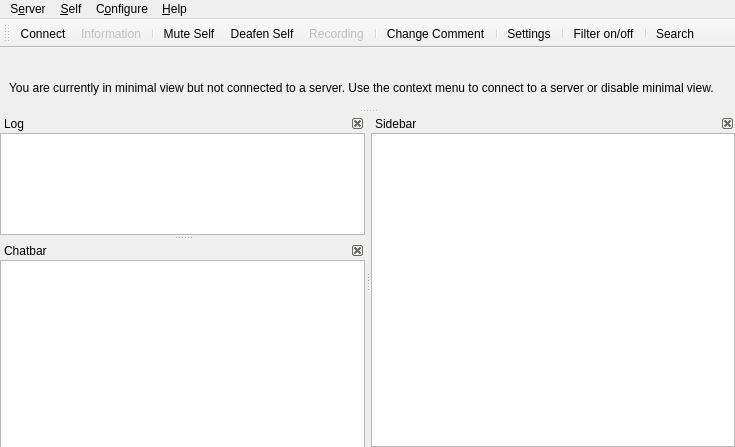
<?xml version="1.0" encoding="UTF-8"?>
<ui version="4.0">
 <class>MainWindow</class>
 <widget class="QMainWindow" name="MainWindow">
  <property name="geometry">
   <rect>
    <x>0</x>
    <y>0</y>
    <width>735</width>
    <height>435</height>
   </rect>
  </property>
  <property name="windowTitle">
   <string>Mumble</string>
  </property>
  <property name="dockOptions">
   <set>QMainWindow::AllowNestedDocks|QMainWindow::AnimatedDocks</set>
  </property>
  <property name="unifiedTitleAndToolBarOnMac">
   <bool>true</bool>
  </property>
  <widget class="UserView" name="qtvUsers">
   <property name="contextMenuPolicy">
    <enum>Qt::CustomContextMenu</enum>
   </property>
   <property name="acceptDrops">
    <bool>true</bool>
   </property>
   <property name="dragEnabled">
    <bool>true</bool>
   </property>
   <property name="rootIsDecorated">
    <bool>false</bool>
   </property>
   <property name="uniformRowHeights">
    <bool>true</bool>
   </property>
   <property name="headerHidden">
    <bool>true</bool>
   </property>
   <attribute name="headerVisible">
    <bool>false</bool>
   </attribute>
  </widget>
  <widget class="QMenuBar" name="menubar">
   <property name="geometry">
    <rect>
     <x>0</x>
     <y>0</y>
     <width>735</width>
     <height>32</height>
    </rect>
   </property>
   <widget class="QMenu" name="qmConfig">
    <property name="title">
     <string>C&amp;onfigure</string>
    </property>
    <addaction name="qaConfigDialog"/>
   </widget>
   <widget class="QMenu" name="qmHelp">
    <property name="title">
     <string>&amp;Help</string>
    </property>
    <addaction name="qaHelpWhatsThis"/>
    <addaction name="separator"/>
    <addaction name="qaHelpAbout"/>
    <addaction name="qaHelpAboutQt"/>
    <addaction name="separator"/>
    <addaction name="qaHelpVersionCheck"/>
   </widget>
   <widget class="QMenu" name="qmServer">
    <property name="title">
     <string>S&amp;erver</string>
    </property>
   </widget>
   <widget class="QMenu" name="qmSelf">
    <property name="title">
     <string>&amp;Self</string>
    </property>
    <addaction name="qaAudioMute"/>
    <addaction name="qaAudioDeaf"/>
    <addaction name="qaSelfPrioritySpeaker"/>
    <addaction name="separator"/>
    <addaction name="qaRecording"/>
    <addaction name="separator"/>
    <addaction name="qaSelfComment"/>
    <addaction name="qaServerTexture"/>
    <addaction name="qaServerTextureRemove"/>
    <addaction name="separator"/>
    <addaction name="qaSelfRegister"/>
    <addaction name="qaAudioStats"/>
   </widget>
   <addaction name="qmServer"/>
   <addaction name="qmSelf"/>
   <addaction name="qmConfig"/>
   <addaction name="qmHelp"/>
  </widget>
  <widget class="QDockWidget" name="qdwLog">
   <property name="minimumSize">
    <size>
     <width>250</width>
     <height>121</height>
    </size>
   </property>
   <property name="features">
    <set>QDockWidget::DockWidgetClosable|QDockWidget::DockWidgetMovable</set>
   </property>
   <property name="windowTitle">
    <string>Log</string>
   </property>
   <attribute name="dockWidgetArea">
    <number>1</number>
   </attribute>
   <widget class="LogTextBrowser" name="qteLog">
    <property name="contextMenuPolicy">
     <enum>Qt::CustomContextMenu</enum>
    </property>
    <property name="whatsThis">
     <string>This shows all recent activity. Connecting to servers, errors and information messages all show up here.&lt;br /&gt;To configure exactly which messages show up here, use the &lt;b&gt;Settings&lt;/b&gt; command from the menu.</string>
    </property>
    <property name="openLinks">
     <bool>false</bool>
    </property>
   </widget>
  </widget>
  <widget class="QDockWidget" name="qdwChat">
   <property name="sizePolicy">
    <sizepolicy hsizetype="Preferred" vsizetype="Preferred">
     <horstretch>0</horstretch>
     <verstretch>0</verstretch>
    </sizepolicy>
   </property>
   <property name="toolTip">
    <string/>
   </property>
   <property name="whatsThis">
    <string>This is the chatbar&lt;br /&gt;If you enter text here and then press enter the text is sent to the user or channel that was selected. If nothing is selected the message is sent to your current channel.</string>
   </property>
   <property name="features">
    <set>QDockWidget::DockWidgetClosable|QDockWidget::DockWidgetMovable</set>
   </property>
   <property name="windowTitle">
    <string>Chatbar</string>
   </property>
   <attribute name="dockWidgetArea">
    <number>1</number>
   </attribute>
   <widget class="ChatbarTextEdit" name="qteChat">
    <property name="sizePolicy">
     <sizepolicy hsizetype="Expanding" vsizetype="MinimumExpanding">
      <horstretch>0</horstretch>
      <verstretch>0</verstretch>
     </sizepolicy>
    </property>
    <property name="maximumSize">
     <size>
      <width>16777215</width>
      <height>16777215</height>
     </size>
    </property>
    <property name="acceptRichText">
     <bool>false</bool>
    </property>
   </widget>
  </widget>
  <widget class="QDockWidget" name="qdwSidebar">
    <property name="features">
      <set>QDockWidget::DockWidgetClosable|QDockWidget::DockWidgetMovable</set>
    </property>
    <property name="windowTitle">
      <string>Sidebar</string>
    </property>
   <attribute name="dockWidgetArea">
    <number>2</number>
   </attribute>
   <widget class="QTextBrowser" name="qteSidebar">
   </widget>
  </widget>
  <widget class="QToolBar" name="qtIconToolbar">
   <property name="windowTitle">
    <string>Icon Toolbar</string>
   </property>
   <attribute name="toolBarArea">
    <enum>TopToolBarArea</enum>
   </attribute>
   <attribute name="toolBarBreak">
    <bool>false</bool>
   </attribute>
   <addaction name="qaServerConnect"/>
   <addaction name="qaServerInformation"/>
   <addaction name="separator"/>
   <addaction name="qaAudioMute"/>
   <addaction name="qaAudioDeaf"/>
   <addaction name="qaRecording"/>
   <addaction name="separator"/>
   <addaction name="qaSelfComment"/>
   <addaction name="separator"/>
   <addaction name="qaConfigDialog"/>
   <addaction name="separator"/>
   <addaction name="qaFilterToggle"/>
   <addaction name="separator"/>
   <addaction name="qaSearch"/>
  </widget>
  <widget class="QDockWidget" name="qdwMinimalViewNote">
   <property name="sizePolicy">
    <sizepolicy hsizetype="Expanding" vsizetype="Fixed">
     <horstretch>0</horstretch>
     <verstretch>0</verstretch>
    </sizepolicy>
   </property>
   <property name="floating">
    <bool>false</bool>
   </property>
   <property name="features">
    <set>QDockWidget::NoDockWidgetFeatures</set>
   </property>
   <property name="allowedAreas">
    <set>Qt::AllDockWidgetAreas</set>
   </property>
   <attribute name="dockWidgetArea">
    <number>4</number>
   </attribute>
   <widget class="QWidget" name="dockWidgetContents">
    <layout class="QHBoxLayout" name="horizontalLayout">
     <property name="spacing">
      <number>0</number>
     </property>
     <property name="topMargin">
      <number>0</number>
     </property>
     <property name="bottomMargin">
      <number>0</number>
     </property>
     <item>
      <widget class="QLabel" name="label">
       <property name="sizePolicy">
        <sizepolicy hsizetype="Expanding" vsizetype="Fixed">
         <horstretch>0</horstretch>
         <verstretch>0</verstretch>
        </sizepolicy>
       </property>
       <property name="text">
        <string>You are currently in minimal view but not connected to a server. Use the context menu to connect to a server or disable minimal view.</string>
       </property>
       <property name="wordWrap">
        <bool>true</bool>
       </property>
      </widget>
     </item>
    </layout>
   </widget>
  </widget>
  <action name="qaQuit">
   <property name="text">
    <string>&amp;Quit Mumble</string>
   </property>
   <property name="toolTip">
    <string>Closes the program</string>
   </property>
   <property name="whatsThis">
    <string>Exits the application.</string>
   </property>
   <property name="shortcut">
    <string>Ctrl+Q</string>
   </property>
  </action>
  <action name="qaHide">
   <property name="text">
    <string>&amp;Hide Mumble</string>
   </property>
   <property name="toolTip">
    <string>Hides the main Mumble window.</string>
   </property>
   <property name="whatsThis">
    <string>Hides the main Mumble window. Restore by clicking on the tray icon or starting Mumble again.</string>
   </property>
  </action>
  <action name="qaServerConnect">
   <property name="icon">
    <iconset>
     <normaloff>skin:categories/applications-internet.svg</normaloff>skin:categories/applications-internet.svg</iconset>
   </property>
   <property name="text">
    <string>&amp;Connect...</string>
   </property>
   <property name="toolTip">
    <string>Open the server connection dialog</string>
   </property>
   <property name="whatsThis">
    <string>Shows a dialog of registered servers, and also allows quick-connect.</string>
   </property>
   <property name="iconVisibleInMenu">
    <bool>true</bool>
   </property>
  </action>
  <action name="qaServerDisconnect">
   <property name="enabled">
    <bool>false</bool>
   </property>
   <property name="text">
    <string>&amp;Disconnect</string>
   </property>
   <property name="toolTip">
    <string>Disconnect from server</string>
   </property>
   <property name="whatsThis">
    <string>Disconnects you from the server.</string>
   </property>
  </action>
  <action name="qaServerBanList">
   <property name="enabled">
    <bool>false</bool>
   </property>
   <property name="text">
    <string>&amp;Ban list...</string>
   </property>
   <property name="toolTip">
    <string>Edit ban list on server</string>
   </property>
   <property name="whatsThis">
    <string>This lets you edit the server-side IP ban list.</string>
   </property>
  </action>
  <action name="qaServerInformation">
   <property name="enabled">
    <bool>false</bool>
   </property>
   <property name="icon">
    <iconset>
     <normaloff>skin:Information_icon.svg</normaloff>skin:Information_icon.svg</iconset>
   </property>
   <property name="text">
    <string>&amp;Information...</string>
   </property>
   <property name="toolTip">
    <string>Show information about the server connection</string>
   </property>
   <property name="whatsThis">
    <string>This will show extended information about the connection to the server.</string>
   </property>
   <property name="iconVisibleInMenu">
    <bool>true</bool>
   </property>
  </action>
  <action name="qaUserKick">
   <property name="text">
    <string>&amp;Kick...</string>
   </property>
   <property name="toolTip">
    <string>Kick user (with reason)</string>
   </property>
   <property name="whatsThis">
    <string>Kick selected user off server. You'll be asked to specify a reason.</string>
   </property>
  </action>
  <action name="qaUserMute">
   <property name="checkable">
    <bool>true</bool>
   </property>
   <property name="text">
    <string>&amp;Mute</string>
   </property>
   <property name="toolTip">
    <string>Mute user</string>
   </property>
   <property name="whatsThis">
    <string>Mute or unmute user on server. Unmuting a deafened user will also undeafen them.</string>
   </property>
  </action>
  <action name="qaUserBan">
   <property name="text">
    <string>&amp;Ban...</string>
   </property>
   <property name="toolTip">
    <string>Kick and ban user (with reason)</string>
   </property>
   <property name="whatsThis">
    <string>Kick and ban selected user from server. You'll be asked to specify a reason.</string>
   </property>
  </action>
  <action name="qaUserDeaf">
   <property name="checkable">
    <bool>true</bool>
   </property>
   <property name="text">
    <string>&amp;Deafen</string>
   </property>
   <property name="toolTip">
    <string>Deafen user</string>
   </property>
   <property name="whatsThis">
    <string>Deafen or undeafen user on server. Deafening a user will also mute them.</string>
   </property>
  </action>
  <action name="qaUserLocalIgnore">
   <property name="checkable">
    <bool>true</bool>
   </property>
   <property name="text">
    <string>Ignore Messages</string>
   </property>
   <property name="toolTip">
    <string>Locally ignore user's text chat messages.</string>
   </property>
   <property name="whatsThis">
    <string>Silently drops all text messages from the user.</string>
   </property>
  </action>
  <action name="qaUserLocalMute">
   <property name="checkable">
    <bool>true</bool>
   </property>
   <property name="text">
    <string>&amp;Local Mute</string>
   </property>
   <property name="toolTip">
    <string>Mute user locally</string>
   </property>
   <property name="whatsThis">
    <string>Mute or unmute user locally. Use this on other users in the same room.</string>
   </property>
  </action>
  <action name="qaUserTextMessage">
   <property name="text">
    <string>Send &amp;Message...</string>
   </property>
   <property name="toolTip">
    <string>Send a Text Message</string>
   </property>
   <property name="whatsThis">
    <string>Sends a text message to another user.</string>
   </property>
  </action>
  <action name="qaUserLocalNickname">
   <property name="text">
    <string>&amp;Set Nickname...</string>
   </property>
   <property name="toolTip">
    <string>Set a local nickname</string>
   </property>
   <property name="whatsThis">
    <string>Sets a local nickname for another user.</string>
   </property>
  </action>
  <action name="qaChannelAdd">
   <property name="text">
    <string>&amp;Add...</string>
   </property>
   <property name="toolTip">
    <string>Add new channel</string>
   </property>
   <property name="whatsThis">
    <string>This adds a new sub-channel to the currently selected channel.</string>
   </property>
  </action>
  <action name="qaChannelRemove">
   <property name="text">
    <string>&amp;Remove...</string>
   </property>
   <property name="toolTip">
    <string>Remove channel</string>
   </property>
   <property name="whatsThis">
    <string>This removes a channel and all sub-channels.</string>
   </property>
  </action>
  <action name="qaChannelACL">
   <property name="text">
    <string>&amp;Edit...</string>
   </property>
   <property name="toolTip">
    <string>Edit Groups and ACL for channel</string>
   </property>
   <property name="whatsThis">
    <string>This opens the Group and ACL dialog for the channel, to control permissions.</string>
   </property>
  </action>
  <action name="qaChannelLink">
   <property name="text">
    <string>&amp;Link</string>
   </property>
   <property name="toolTip">
    <string>Link your channel to another channel</string>
   </property>
   <property name="whatsThis">
    <string>This links your current channel to the selected channel. If users in a channel have permission to speak in the other channel, users can now hear each other. This is a permanent link, and will last until manually unlinked or the server is restarted. Please see the shortcuts for push-to-link.</string>
   </property>
  </action>
  <action name="qaChannelUnlink">
   <property name="text">
    <string comment="Channel">&amp;Unlink</string>
   </property>
   <property name="toolTip">
    <string>Unlink your channel from another channel</string>
   </property>
   <property name="whatsThis">
    <string>This unlinks your current channel from the selected channel.</string>
   </property>
  </action>
  <action name="qaChannelUnlinkAll">
   <property name="text">
    <string>&amp;Unlink All</string>
   </property>
   <property name="toolTip">
    <string>Unlinks your channel from all linked channels.</string>
   </property>
   <property name="whatsThis">
    <string>This unlinks your current channel (not the selected one) from all linked channels.</string>
   </property>
  </action>
  <action name="qaAudioReset">
   <property name="text">
    <string>&amp;Reset</string>
   </property>
   <property name="toolTip">
    <string>Reset audio preprocessor</string>
   </property>
   <property name="whatsThis">
    <string>This will reset the audio preprocessor, including noise cancellation, automatic gain and voice activity detection. If something suddenly worsens the audio environment (like dropping the microphone) and it was temporary, use this to avoid having to wait for the preprocessor to readjust.</string>
   </property>
  </action>
  <action name="qaAudioMute">
   <property name="checkable">
    <bool>true</bool>
   </property>
   <property name="icon">
    <iconset>
     <normaloff>skin:actions/audio-input-microphone.svg</normaloff>
     <normalon>skin:actions/audio-input-microphone-muted.svg</normalon>
     <activeon>skin:actions/audio-input-microphone-muted.svg</activeon>skin:actions/audio-input-microphone.svg</iconset>
   </property>
   <property name="text">
    <string>&amp;Mute Self</string>
   </property>
   <property name="whatsThis">
    <string>Mute or unmute yourself. When muted, you will not send any data to the server. Unmuting while deafened will also undeafen.</string>
   </property>
   <property name="iconVisibleInMenu">
    <bool>false</bool>
   </property>
  </action>
  <action name="qaAudioDeaf">
   <property name="checkable">
    <bool>true</bool>
   </property>
   <property name="icon">
    <iconset>
     <normaloff>skin:self_undeafened.svg</normaloff>
     <normalon>skin:deafened_self.svg</normalon>
     <activeon>skin:deafened_self.svg</activeon>skin:self_undeafened.svg</iconset>
   </property>
   <property name="text">
    <string>&amp;Deafen Self</string>
   </property>
   <property name="whatsThis">
    <string>Deafen or undeafen yourself. When deafened, you will not hear anything. Deafening yourself will also mute.</string>
   </property>
   <property name="iconVisibleInMenu">
    <bool>false</bool>
   </property>
  </action>
  <action name="qaAudioTTS">
   <property name="checkable">
    <bool>true</bool>
   </property>
   <property name="text">
    <string>&amp;Text-To-Speech</string>
   </property>
   <property name="toolTip">
    <string>Toggle Text-To-Speech</string>
   </property>
   <property name="whatsThis">
    <string>Enable or disable the text-to-speech engine. Only messages enabled for TTS in the Configuration dialog will actually be spoken.</string>
   </property>
  </action>
  <action name="qaAudioStats">
   <property name="text">
    <string>Audio S&amp;tatistics...</string>
   </property>
   <property name="toolTip">
    <string>Display audio statistics</string>
   </property>
   <property name="whatsThis">
    <string>Pops up a small dialog with information about your current audio input.</string>
   </property>
  </action>
  <action name="qaAudioUnlink">
   <property name="text">
    <string>&amp;Unlink Plugins</string>
   </property>
   <property name="toolTip">
    <string>Forcibly unlink plugin</string>
   </property>
   <property name="whatsThis">
    <string>This forces the current plugin to unlink, which is handy if it is reading completely wrong data.</string>
   </property>
  </action>
  <action name="qaConfigDialog">
   <property name="icon">
    <iconset>
     <normaloff>skin:config_basic.png</normaloff>skin:config_basic.png</iconset>
   </property>
   <property name="text">
    <string>&amp;Settings...</string>
   </property>
   <property name="toolTip">
    <string>Configure Mumble</string>
   </property>
   <property name="whatsThis">
    <string>Allows you to change most settings for Mumble.</string>
   </property>
   <property name="menuRole">
    <enum>QAction::PreferencesRole</enum>
   </property>
   <property name="iconVisibleInMenu">
    <bool>true</bool>
   </property>
  </action>
  <action name="qaFilterToggle">
   <property name="checkable">
    <bool>true</bool>
   </property>
   <property name="icon">
    <iconset>
     <normaloff>skin:filter_off.svg</normaloff>
     <normalon>skin:filter_on.svg</normalon>
     <activeon>skin:filter_on.svg</activeon>skin:filter_off.svg</iconset>
   </property>
   <property name="text">
    <string>&amp;Filter on/off</string>
   </property>
   <property name="toolTip">
    <string>Toggle the channel filter (Alt+F)</string>
   </property>
   <property name="whatsThis">
    <string>Enable or disable the filtering of select channels.
By default all empty channels will be filtered.
You can mark additional channels for filtering from
the channel's context menu.</string>
   </property>
   <property name="shortcut">
    <string>Alt+F</string>
   </property>
   <property name="iconVisibleInMenu">
    <bool>false</bool>
   </property>
  </action>
  <action name="qaAudioWizard">
   <property name="text">
    <string>&amp;Audio Wizard...</string>
   </property>
   <property name="toolTip">
    <string>Start the audio configuration wizard</string>
   </property>
   <property name="whatsThis">
    <string>This will guide you through the process of configuring your audio hardware.</string>
   </property>
  </action>
  <action name="qaDeveloperConsole">
   <property name="text">
    <string>Developer &amp;Console...</string>
   </property>
   <property name="toolTip">
    <string>Show the Developer Console</string>
   </property>
   <property name="whatsThis">
    <string>Shows the Mumble Developer Console, where Mumble's log output can be inspected.</string>
   </property>
  </action>
  <action name="qaPositionalAudioViewer">
   <property name="text">
    <string>Positional &amp;Audio Viewer...</string>
   </property>
   <property name="toolTip">
    <string>Show the Positional Audio Viewer</string>
   </property>
   <property name="whatsThis">
    <string>Shows the Positional Audio Viewer. In it the current information used for positional audio can be inspected. Context and identity are also shown.</string>
   </property>
  </action>
  <action name="qaHelpWhatsThis">
   <property name="text">
    <string>&amp;What's This?</string>
   </property>
   <property name="toolTip">
    <string>Enter What's This? mode</string>
   </property>
   <property name="whatsThis">
    <string>Click this to enter &quot;What's This?&quot; mode. Your cursor will turn into a question mark. Click on any button, menu choice or area to show a description of what it is.</string>
   </property>
  </action>
  <action name="qaHelpAbout">
   <property name="text">
    <string>&amp;About...</string>
   </property>
   <property name="toolTip">
    <string>Information about Mumble</string>
   </property>
   <property name="whatsThis">
    <string>Shows a small dialog with information and license for Mumble.</string>
   </property>
   <property name="menuRole">
    <enum>QAction::AboutRole</enum>
   </property>
  </action>
  <action name="qaHelpAboutSpeex">
   <property name="text">
    <string>About &amp;Speex...</string>
   </property>
   <property name="toolTip">
    <string>Information about Speex</string>
   </property>
   <property name="whatsThis">
    <string>Shows a small dialog with information about Speex.</string>
   </property>
   <property name="menuRole">
    <enum>QAction::ApplicationSpecificRole</enum>
   </property>
  </action>
  <action name="qaHelpAboutQt">
   <property name="text">
    <string>About &amp;Qt...</string>
   </property>
   <property name="toolTip">
    <string>Information about Qt</string>
   </property>
   <property name="whatsThis">
    <string>Shows a small dialog with information about Qt.</string>
   </property>
   <property name="menuRole">
    <enum>QAction::AboutQtRole</enum>
   </property>
  </action>
  <action name="qaHelpVersionCheck">
   <property name="text">
    <string>Check for &amp;Updates</string>
   </property>
   <property name="toolTip">
    <string>Check for new version of Mumble</string>
   </property>
   <property name="whatsThis">
    <string>Connects to the Mumble webpage to check if a new version is available, and notifies you with an appropriate download URL if this is the case.</string>
   </property>
  </action>
  <action name="qaChannelSendMessage">
   <property name="text">
    <string>Send &amp;Message...</string>
   </property>
   <property name="toolTip">
    <string>Send a Text Message</string>
   </property>
   <property name="whatsThis">
    <string>Sends a text message to all users in a channel.</string>
   </property>
  </action>
  <action name="qaChannelCopyURL">
   <property name="text">
    <string>&amp;Copy URL</string>
   </property>
   <property name="toolTip">
    <string>Copies a link to this channel to the clipboard.</string>
   </property>
   <property name="whatsThis">
    <string>Copies a link to this channel to the clipboard.</string>
   </property>
  </action>
  <action name="qaConfigMinimal">
   <property name="checkable">
    <bool>true</bool>
   </property>
   <property name="text">
    <string>&amp;Minimal View</string>
   </property>
   <property name="toolTip">
    <string>Toggle minimal window modes</string>
   </property>
   <property name="whatsThis">
    <string>This will toggle minimal mode, where the log window and menu is hidden.</string>
   </property>
  </action>
  <action name="qaConfigHideFrame">
   <property name="checkable">
    <bool>true</bool>
   </property>
   <property name="text">
    <string>Hide Frame</string>
   </property>
   <property name="toolTip">
    <string>Toggle showing frame on minimal window</string>
   </property>
   <property name="whatsThis">
    <string>This will toggle whether the minimal window should have a frame for moving and resizing.</string>
   </property>
  </action>
  <action name="qaConfigCert">
   <property name="text">
    <string>&amp;Certificate Wizard...</string>
   </property>
   <property name="toolTip">
    <string>Configure certificates for strong authentication</string>
   </property>
   <property name="whatsThis">
    <string>This starts the wizard for creating, importing and exporting certificates for authentication against servers.</string>
   </property>
  </action>
  <action name="qaUserRegister">
   <property name="text">
    <string>&amp;Register...</string>
   </property>
   <property name="toolTip">
    <string>Register user on server</string>
   </property>
   <property name="whatsThis">
    <string>This will permanently register the user on the server.</string>
   </property>
  </action>
  <action name="qaUserFriendAdd">
   <property name="text">
    <string>Add &amp;Friend</string>
   </property>
   <property name="toolTip">
    <string>Adds a user as your friend.</string>
   </property>
   <property name="whatsThis">
    <string>This will add the user as a friend, so you can recognize him on this and other servers.</string>
   </property>
   <property name="icon">
    <iconset>
     <normaloff>skin:emblems/emblem-favorite.svg</normaloff>skin:emblems/emblem-favorite.svg</iconset>
   </property>
   <property name="iconVisibleInMenu">
    <bool>true</bool>
   </property>
  </action>
  <action name="qaUserFriendRemove">
   <property name="text">
    <string>&amp;Remove Friend</string>
   </property>
   <property name="toolTip">
    <string>Removes a user from your friends.</string>
   </property>
   <property name="whatsThis">
    <string>This will remove a user from your friends list.</string>
   </property>
  </action>
  <action name="qaUserFriendUpdate">
   <property name="text">
    <string>&amp;Update Friend</string>
   </property>
   <property name="toolTip">
    <string>Update name of your friend.</string>
   </property>
   <property name="whatsThis">
    <string>Your friend uses a different name than what is in your database. This will update the name.</string>
   </property>
  </action>
  <action name="qaServerUserList">
   <property name="text">
    <string>Registered &amp;Users...</string>
   </property>
   <property name="toolTip">
    <string>Edit registered users list</string>
   </property>
   <property name="whatsThis">
    <string>This opens the editor for registered users, which allow you to change their name or unregister them.</string>
   </property>
  </action>
  <action name="qaServerTexture">
   <property name="text">
    <string>Change &amp;Avatar...</string>
   </property>
   <property name="toolTip">
    <string>Change your avatar image on this server</string>
   </property>
  </action>
  <action name="qaServerTokens">
   <property name="text">
    <string>&amp;Access Tokens...</string>
   </property>
   <property name="toolTip">
    <string>Add or remove text-based access tokens</string>
   </property>
  </action>
  <action name="qaServerTextureRemove">
   <property name="text">
    <string>&amp;Remove Avatar</string>
   </property>
   <property name="toolTip">
    <string>Remove currently defined avatar image.</string>
   </property>
  </action>
  <action name="qaUserCommentReset">
   <property name="text">
    <string>Reset &amp;Comment...</string>
   </property>
   <property name="toolTip">
    <string>Reset the comment of the selected user.</string>
   </property>
  </action>
  <action name="qaUserTextureReset">
   <property name="text">
    <string>Reset &amp;Avatar...</string>
   </property>
   <property name="toolTip">
    <string>Reset the avatar of the selected user.</string>
   </property>
  </action>
  <action name="qaChannelJoin">
   <property name="text">
    <string>&amp;Join Channel</string>
   </property>
  </action>
  <action name="qaChannelFilter">
   <property name="checkable">
    <bool>true</bool>
   </property>
   <property name="text">
    <string>&amp;Hide Channel when Filtering</string>
   </property>
  </action>
  <action name="qaUserCommentView">
   <property name="text">
    <string>View Comment...</string>
   </property>
   <property name="toolTip">
    <string>View comment in editor</string>
   </property>
  </action>
  <action name="qaUserInformation">
   <property name="text">
    <string>&amp;Information...</string>
   </property>
   <property name="toolTip">
    <string>Query server for connection information for user</string>
   </property>
   <property name="icon">
    <iconset>
     <normaloff>skin:Information_icon.svg</normaloff>skin:Information_icon.svg</iconset>
   </property>
   <property name="iconVisibleInMenu">
    <bool>true</bool>
   </property>
  </action>
  <action name="qaSelfComment">
   <property name="icon">
    <iconset>
     <normaloff>skin:self_comment.svg</normaloff>skin:self_comment.svg</iconset>
   </property>
   <property name="text">
    <string>&amp;Change Comment...</string>
   </property>
   <property name="toolTip">
    <string>Change your own comment</string>
   </property>
   <property name="iconVisibleInMenu">
    <bool>true</bool>
   </property>
  </action>
  <action name="qaSelfRegister">
   <property name="text">
    <string>R&amp;egister...</string>
   </property>
   <property name="toolTip">
    <string>Register yourself on the server</string>
   </property>
  </action>
  <action name="qaUserPrioritySpeaker">
   <property name="checkable">
    <bool>true</bool>
   </property>
   <property name="text">
    <string>Priority Speaker</string>
   </property>
  </action>
  <action name="qaSelfPrioritySpeaker">
   <property name="checkable">
    <bool>true</bool>
   </property>
   <property name="text">
    <string>Priority Speaker</string>
   </property>
  </action>
  <action name="qaRecording">
   <property name="enabled">
    <bool>false</bool>
   </property>
   <property name="icon">
    <iconset>
     <normaloff>skin:actions/media-record.svg</normaloff>skin:actions/media-record.svg</iconset>
   </property>
   <property name="text">
    <string>Recording</string>
   </property>
   <property name="iconVisibleInMenu">
    <bool>true</bool>
   </property>
  </action>
  <action name="qaShow">
   <property name="text">
    <string>Show</string>
   </property>
   <property name="toolTip">
    <string>Shows the main Mumble window.</string>
   </property>
  </action>
  <action name="qaChannelListen">
   <property name="checkable">
    <bool>true</bool>
   </property>
   <property name="text">
    <string>Listen to channel</string>
   </property>
   <property name="toolTip">
    <string>Listen to this channel without joining it</string>
   </property>
  </action>
  <action name="qaTalkingUIToggle">
   <property name="checkable">
    <bool>true</bool>
   </property>
   <property name="text">
    <string>Talking UI</string>
   </property>
   <property name="toolTip">
    <string>Toggles the visibility of the TalkingUI.</string>
   </property>
  </action>
  <action name="qaUserJoin">
   <property name="text">
    <string>Join user's channel</string>
   </property>
   <property name="toolTip">
    <string>Joins the channel of this user.</string>
   </property>
  </action>
  <action name="qaUserLocalIgnoreTTS">
   <property name="checkable">
    <bool>true</bool>
   </property>
   <property name="text">
    <string>Disable Text-To-Speech</string>
   </property>
   <property name="toolTip">
    <string>Locally disable Text-To-Speech for this user's text chat messages.</string>
   </property>
   <property name="whatsThis">
    <string>Silently disables Text-To-Speech for all text messages from the user.</string>
   </property>
  </action>
  <action name="qaSearch">
   <property name="icon">
    <iconset>
     <normaloff>skin:magnifier.svg</normaloff>skin:magnifier.svg</iconset>
   </property>
   <property name="text">
    <string>Search</string>
   </property>
   <property name="toolTip">
    <string>Search for a user or channel (Ctrl+F)</string>
   </property>
   <property name="shortcut">
    <string>Ctrl+F</string>
   </property>
  </action>
 </widget>
 <customwidgets>
  <customwidget>
   <class>UserView</class>
   <extends>QTreeView</extends>
   <header>UserView.h</header>
  </customwidget>
  <customwidget>
   <class>ChatbarTextEdit</class>
   <extends>QTextEdit</extends>
   <header>CustomElements.h</header>
  </customwidget>
  <customwidget>
   <class>LogTextBrowser</class>
   <extends>QTextBrowser</extends>
   <header>CustomElements.h</header>
  </customwidget>
 </customwidgets>
 <resources/>
 <connections/>
</ui>
